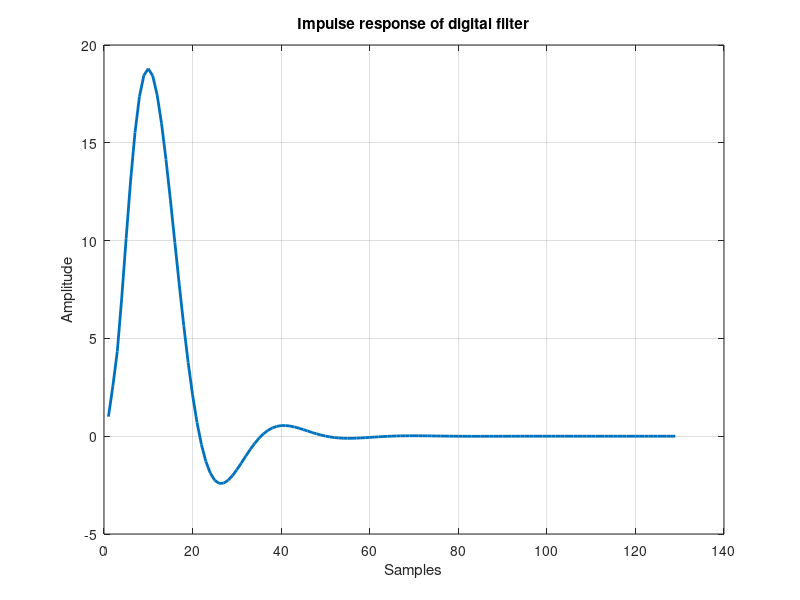

Reproduce this figure in MATLAB.
%Code for Impulse Response
num = [1 0 0 1];            %Feed forward Coefficients
den = [1 -2.56 2.22 -0.65]; %Feed Backward Coefficients

[h,t] = impz(num,den);

plot(h,'LineWidth',2);
grid on
xlabel("Samples");
ylabel("Amplitude");
title("Impulse response of digital filter");